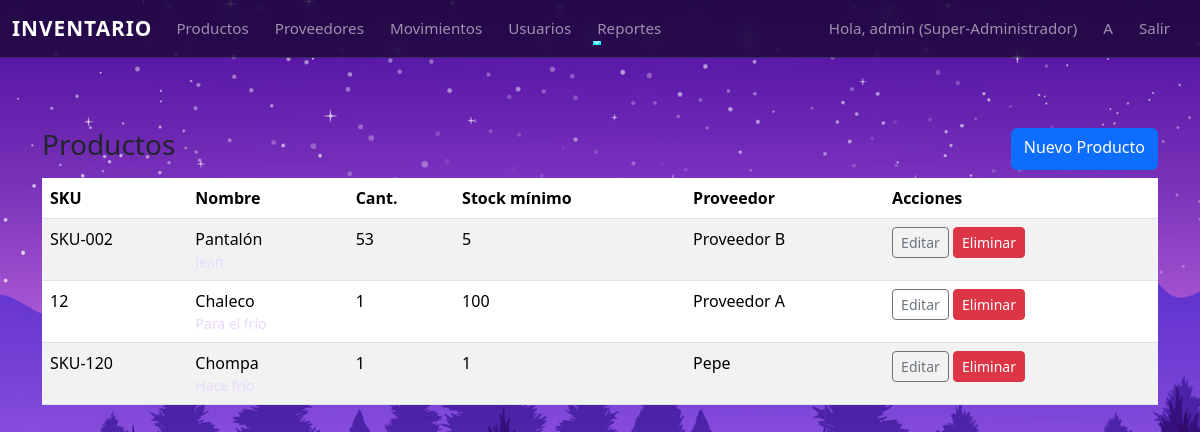
Page /productos (signed in) on the committed database.
### app/models.py (models this page shows, shortened)
class User(UserMixin, db.Model):
    __tablename__ = 'usuarios'
    id = db.Column(db.Integer, primary_key=True)
    username = db.Column(db.String(80), unique=True, nullable=False)
    email = db.Column(db.String(120), unique=True, nullable=False)
    password_hash = db.Column(db.String(128), nullable=False)
    role_id = db.Column(db.Integer, db.ForeignKey('roles.id'), nullable=False)

class Role(db.Model):
    __tablename__ = 'roles'
    id = db.Column(db.Integer, primary_key=True)
    name = db.Column(db.String(64), unique=True, nullable=False)  # e.g. Super-Administrador, Almacenista, Consultor
    description = db.Column(db.String(200))
    users = db.relationship('User', backref='role', lazy=True)

class Product(db.Model):
    __tablename__ = 'productos'
    id = db.Column(db.Integer, primary_key=True)
    nombre = db.Column(db.String(200), nullable=False)
    descripcion = db.Column(db.Text)
    sku = db.Column(db.String(80), unique=True, nullable=False)
    cantidad = db.Column(db.Integer, default=0)
    stock_minimo = db.Column(db.Integer, default=1)
    precio_compra = db.Column(db.Float, default=0.0)
    precio_venta = db.Column(db.Float, default=0.0)
    proveedor_id = db.Column(db.Integer, db.ForeignKey('proveedores.id'))
    movimientos = db.relationship(
    'InventoryMovement',
    backref='producto',
    lazy=True,
    cascade="all, delete-orphan"
)

class Provider(db.Model):
    __tablename__ = 'proveedores'
    id = db.Column(db.Integer, primary_key=True)
    nombre = db.Column(db.String(150), nullable=False)
    contacto = db.Column(db.String(150))
    telefono = db.Column(db.String(50))
    email = db.Column(db.String(120))
    productos = db.relationship('Product', backref='proveedor', lazy=True)

### app/routes.py (the view)
@bp.route('/productos')
@login_required
def productos_list():
    productos = Product.query.all()
    return render_template('productos_list.html', productos=productos)

### app/models.py (called while the page is built)
@login_manager.user_loader
def load_user(user_id):
    return User.query.get(int(user_id))

### app/templates/productos_list.html (shortened to what this page needs)
{% extends "base.html" %}
{% block content %}
<div class="d-flex justify-content-between mb-2">
  <h3>Productos</h3>
  {% if current_user.role.name in ['Super-Administrador','Almacenista'] %}
  <a class="btn btn-primary" href="{{ url_for('main.producto_nuevo') }}">Nuevo Producto</a>
  {% endif %}
</div>
<table class="table table-striped">
  <thead>
    <tr>
      <th>SKU</th><th>Nombre</th><th>Cant.</th><th>Stock mínimo</th><th>Proveedor</th><th>Acciones</th>
    </tr>
  </thead>
  <tbody>
    {% for p in productos %}
    <tr>
      <td>{{ p.sku }}</td>
      <td>{{ p.nombre }}<div class="small text-muted">{{ p.descripcion }}</div></td>
      <td>{{ p.cantidad }}</td>
      <td>{{ p.stock_minimo }}</td>
      <td>{{ p.proveedor.nombre if p.proveedor else '-' }}</td>
      <td>
        {% if current_user.role.name in ['Super-Administrador','Almacenista'] %}
          <a class="btn btn-sm btn-outline-secondary" href="{{ url_for('main.producto_editar', id=p.id) }}">Editar</a>
        {% endif %}
        {% if current_user.role.name == 'Super-Administrador' %}
          <form action="{{ url_for('main.producto_eliminar', id=p.id) }}" method="post" style="display:inline">
            <button class="btn btn-sm btn-danger" onclick="return confirm('Eliminar?')">Eliminar</button>
          </form>
        {% endif %}
      </td>
    </tr>
    {% endfor %}
  </tbody>
</table>
{% endblock %}

### app/templates/base.html (shortened to what this page needs)
<!doctype html>
<html lang="es">
<head>
  <link href="https://cdn.jsdelivr.net/npm/bootstrap@5.3.2/dist/css/bootstrap.min.css" rel="stylesheet">
  <link rel="stylesheet" href="{{ url_for('static', filename='styles.css') }}">
</head>
<body>
<nav class="navbar navbar-expand-lg navbar-dark bg-dark mb-3">
  <div class="container-fluid">
    <a class="navbar-brand" href="{{ url_for('main.dashboard') }}">Inventario</a>
    <div class="collapse navbar-collapse" id="nav">
      <ul class="navbar-nav me-auto">
        {% if current_user.is_authenticated %}
        <li class="nav-item"><a class="nav-link" href="{{ url_for('main.productos_list') }}">Productos</a></li>
        <li class="nav-item"><a class="nav-link" href="{{ url_for('main.proveedores_list') }}">Proveedores</a></li>
        <li class="nav-item"><a class="nav-link" href="{{ url_for('main.movimientos_list') }}">Movimientos</a></li>
        {% if current_user.is_authenticated and current_user.role.name == 'Super-Administrador' %}
        <li class="nav-item">
        <a class="nav-link" href="{{ url_for('main.users_list') }}">Usuarios</a>
        </li>
        {% endif %}
        <li class="nav-item dropdown">
          <a class="nav-link dropdown-toggle" href="#" data-bs-toggle="dropdown">Reportes</a>
        </li>
        {% endif %}
      </ul>
      <ul class="navbar-nav">
        {% if current_user.is_authenticated %}
          <li class="nav-item"><span class="nav-link">Hola, {{ current_user.username }} ({{ current_user.role.name }})</span></li>
          {% if current_user.role.name == 'Super-Administrador' %}
            <li class="nav-item"><a class="nav-link" href="{{ url_for('main.register') }}">A</a></li>
          {% endif %}
          <li class="nav-item"><a class="nav-link" href="{{ url_for('main.logout') }}">Salir</a></li>
        {% else %}
          <li class="nav-item"><a class="nav-link" href="{{ url_for('main.login') }}">Iniciar sesión</a></li>
        {% endif %}
      </ul>
    </div>
  </div>
</nav>
<div class="container">
  {% block content %}{% endblock %}
</div>
</body>
</html>

### app/static/styles.css (style rules this page uses)
.navbar { background: rgba(0,0,0,0.55) !important; backdrop-filter: blur(8px); border-bottom: 1px solid rgba(255,255,255,0.12); transition: background 0.3s ease; }
.navbar-brand { font-weight: 700; font-size: 1.3rem; letter-spacing: 1px; text-transform: uppercase; transition: transform .2s ease; }
.nav-link { position: relative; margin-right: 10px; font-size: 0.95rem; transition: color .2s ease; }
.nav-link::after { content: ""; position: absolute; width: 0; height: 2px; bottom: 3px; left: 0; background-color: #00eaff; transition: width .25s ease-in-out; }
.container { margin-top: 70px; }
html, body { height: 100%; margin: 0; padding: 0; }
body { background-image: url("../img.jpg"); background-size: cover; background-position: center; background-repeat: no-repeat; background-attachment: fixed; }
.card-body p, .card-body div, .small.text-muted { color: #E8D9FF !important; }

### rows in the picture
User: username "admin"
Role: role.name "Super-Administrador"
Product: sku "SKU-002", nombre "Pantalón", cantidad "53", stock_minimo "5", proveedor "Proveedor B"
Product: sku "12", nombre "Chaleco", descripcion "Para el frío", cantidad "1", stock_minimo "100", proveedor "Proveedor A"
Product: sku "SKU-120", nombre "Chompa", cantidad "1", stock_minimo "1", proveedor "Pepe"
